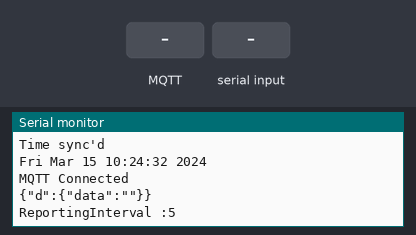
A sketch run on a simulated ESP8266 (NodeMCU). Shown: the last lines printed to the serial monitor. The inputs (shaded band) are chosen by the test bench. WiFi joins after 1.5 s; servers stay silent unless stated; the local clock reads 2024-03-15 10:24:30 at power-on unless the sketch sets it; no MQTT or app messages arrive unless stated.

Above: at 3.7 s.
3.8 s: MQTT message ">" arrives on the first subscribed topic
At 5.1 s:
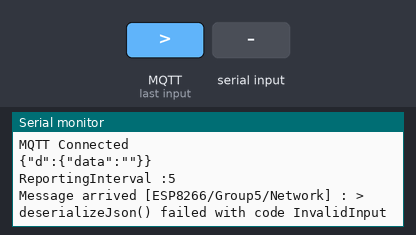
6.0 s: ">" received over Serial
9.0 s: MQTT message "5" arrives on the first subscribed topic
At 10.3 s:
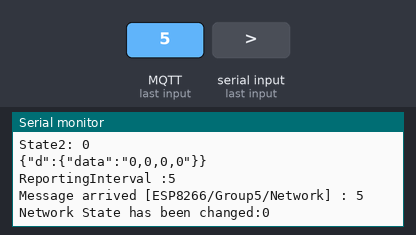
11.0 s: MQTT message ">" arrives on the second subscribed topic
At 12.4 s:
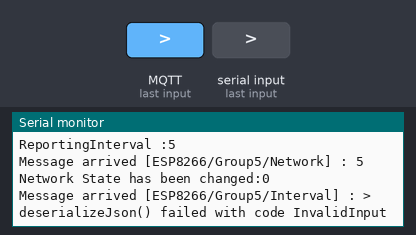
14.0 s: MQTT message "5" arrives on the second subscribed topic
At 15.4 s:
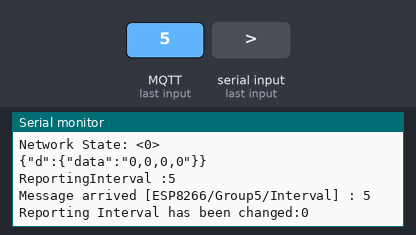

Measured:
- after the input at 3.8 s, the serial monitor: prints a new line after 0.76 s (image 1)
- after the input at 9.0 s, the serial monitor: prints a new line after 0.56 s (image 2)
- after the input at 11.0 s, the serial monitor: prints a new line after 0.56 s (image 3)
- after the input at 14.0 s, the serial monitor: prints a new line after 0.57 s (image 4)

The sketch:

gateway.ino
```cpp
#include <ESP8266WiFi.h>
#include <ArduinoJson.h>
#include <PubSubClient.h>
#include <time.h>

// --------------------------------------------------------------------------------------------
//        UPDATE CONFIGURATION TO MATCH YOUR ENVIRONMENT
// --------------------------------------------------------------------------------------------

// MQTT connection details
#define MQTT_HOST "test.mosquitto.org"
#define MQTT_PORT 1883
#define MQTT_DEVICEID "d:hwu:esp8266:bb2043"
#define MQTT_USER "" // no need for authentication, for now
#define MQTT_TOKEN "" // no need for authentication, for now
#define MQTT_TOPIC "ESP8266/Group5/State"
#define MQTT_TOPIC_NETWORK "ESP8266/Group5/Network"
#define MQTT_TOPIC_INTERVAL "ESP8266/Group5/Interval"


// --------------------------------------------------------------------------------------------
//        UPDATE CONFIGURATION TO MATCH YOUR ENVIRONMENT
// --------------------------------------------------------------------------------------------

//Timezone info
#define TZ_OFFSET -1  //Hours timezone offset to GMT (without daylight saving time)
#define TZ_DST    60  //Minutes timezone offset for Daylight saving


// Add WiFi connection information
char ssid[] = "RALT_RIoT";  // your network SSID (name) RALT_RIoT  Baudouin's WiFi ELS-Students
char pass[] = "raltriot";  // your network password raltriot jesuisunrobot ELS Students

bool state;
int node;

//const char START_CHAR = '<';
//const char END_CHAR = '>';

// --------------------------------------------------------------------------------------------
//        SHOULD NOT NEED TO CHANGE ANYTHING BELOW THIS LINE
// --------------------------------------------------------------------------------------------

// variables to hold data
StaticJsonDocument<100> jsonDoc;
JsonObject payload = jsonDoc.to<JsonObject>();
JsonObject status = payload.createNestedObject("d");
StaticJsonDocument<100> jsonReceiveDoc;
JsonObject cmdData;
static char msg[50];

int32_t ReportingInterval = 5;  // Reporting Interval seconds
bool NetworkState = 1;  //Initial network state
bool NetworkState_tmp = 1;  //Temporary previous state of the network

String receivedString = ""; // a string to hold incoming data
bool stringComplete = false; // whether the string is complete

unsigned time1;
unsigned globaltime;

char mymsg;
String sendingMsg;

void serialEvent() {
  while (Serial.available()) {
    char inChar = (char)Serial.read();
    receivedString += inChar;
    if (inChar == '>') {
      stringComplete = true;
    }
  }
}

// MQTT objects
void callback(char* topic, byte* payload, unsigned int length);
WiFiClient wifiClient;
PubSubClient mqtt(MQTT_HOST, MQTT_PORT, callback, wifiClient);

void callback(char* topic, byte* payload, unsigned int length) {
  // handle message arrived
  Serial.print("Message arrived [");
  Serial.print(topic);
  Serial.print("] : ");

  payload[length] = 0; // ensure valid content is zero terminated so can treat as c-string
  Serial.println((char *)payload);
  DeserializationError err = deserializeJson(jsonReceiveDoc, (char *)payload);
  if (err) {
    Serial.print(F("deserializeJson() failed with code "));
    Serial.println(err.c_str());
  } else {
    cmdData = jsonReceiveDoc.as<JsonObject>();
    if (0 == strcmp(topic, MQTT_TOPIC_NETWORK)) {
      //valid message received
      NetworkState = cmdData["Network"].as<bool>(); //Get the network state value received as JSON object
      Serial.print("Network State has been changed:");
      Serial.println(NetworkState);
      jsonReceiveDoc.clear();
    }

    else if (0 == strcmp(topic, MQTT_TOPIC_INTERVAL)) {
      //valid message received
      ReportingInterval = cmdData["Interval"].as<int32_t>(); //Get the reporting interval value received as JSON object
      Serial.print("Reporting Interval has been changed:");
      Serial.println(ReportingInterval);
      jsonReceiveDoc.clear();
    }
    else {
      Serial.println("Unknown command received");
    }
  }
}

void setup() {
  // put your setup code here, to run once:
  // Start serial console
  Serial.begin(115200);
  Serial.setTimeout(2000);
  while (!Serial) { }
  Serial.println();
  Serial.println("ESP8266 Sensor Application");

  // Start WiFi connection
  WiFi.mode(WIFI_STA);
  WiFi.begin(ssid, pass);
  while (WiFi.status() != WL_CONNECTED) {
    delay(500);
    Serial.print(".");
  }
  Serial.println("");
  Serial.println("WiFi Connected");

  // Set time from NTP servers
  configTime(TZ_OFFSET * 3600, TZ_DST * 60, "1.pool.ntp.org", "0.pool.ntp.org");
  Serial.println("\nWaiting for time");
  unsigned timeout = 5000;
  unsigned start = millis();
  while (millis() - start < timeout) {
      time_t now = time(nullptr);
      if (now > (2018 - 1970) * 365 * 24 * 3600) {
          break;
      }
      delay(100);
  }
  delay(1000); // Wait for time to fully sync
  Serial.println("Time sync'd");

  time_t now = time(nullptr);
  globaltime = time(nullptr);
  time1 = millis();
  Serial.println(ctime(&now));

  // Connect to MQTT broker
  if (mqtt.connect(MQTT_DEVICEID, MQTT_USER, MQTT_TOKEN)) {
    Serial.println("MQTT Connected");
    mqtt.subscribe(MQTT_TOPIC_NETWORK);
    mqtt.subscribe(MQTT_TOPIC_INTERVAL);

  } else {
    Serial.println("MQTT Failed to connect!");
    ESP.reset();
  }

}

void loop() {
  mqtt.loop();
    while (!mqtt.connected()) {
      Serial.print("Attempting MQTT connection...");
      // Attempt to connect
      if (mqtt.connect(MQTT_DEVICEID, MQTT_USER, MQTT_TOKEN)) {
        Serial.println("MQTT Connected");
        mqtt.subscribe(MQTT_TOPIC_NETWORK);
        mqtt.subscribe(MQTT_TOPIC_INTERVAL);
        mqtt.loop();
      } else {
        Serial.println("MQTT Failed to connect!");
        delay(5000);
      }
    }

    //Read data sent over serial communication for MQTT protocol
    if (stringComplete) {
      // split the receivedString at commas and convert to integers
      int index1 = receivedString.indexOf(','); //get 1st index of the data
      int node1 = receivedString.substring(1, index1).toInt(); //get node1 ID and convert to integer
      int index2 = receivedString.indexOf(',', index1 + 1); //get index of 2nd value of array
      int state1 = receivedString.substring(index1 + 1, index2).toInt(); //get state1 and convert to integer
      index1 = receivedString.indexOf(',', index2 + 1); //get the next data index
      int node2 = receivedString.substring(index2 + 1, index1).toInt(); // get node2 ID and convert to integer
      int state2 = receivedString.substring(index1 + 1, receivedString.length() - 1).toInt(); //get state2 and convert to integer

      // print the values
      Serial.print("Node1: ");
      Serial.println(node1);
      Serial.print("State1: ");
      Serial.println(state1);
      Serial.print("Node2: ");
      Serial.println(node2);
      Serial.print("State2: ");
      Serial.println(state2);
      int myArray[4] = {node1, state1, node2, state2}; //Array containing all data to be sent
      sendingMsg="";
      for(int i = 0; i<sizeof(myArray)/sizeof(myArray[0]);i++){
        sendingMsg+=String(myArray[i]); //Convert integer values into String
        if(i<sizeof(myArray)/sizeof(myArray[0])-1){
          sendingMsg += ",";
        }
      }
      receivedString = "";
      stringComplete = false;
    }

    if(NetworkState != NetworkState_tmp){ //Check is network state has changed
      Serial.print("Network State: ");
      Serial.print("<");
      Serial.print(NetworkState); //Write on Serial communication the <network state>
      Serial.println(">");
      NetworkState_tmp = NetworkState; //Update temporary network state value
    }

    time_t now = time(nullptr);

    // Print Message to console in JSON format
    status["data"] = sendingMsg;
    serializeJson(jsonDoc, msg, 50);
    Serial.println(msg);

    if (!mqtt.publish(MQTT_TOPIC, msg)) {
      Serial.println("MQTT Publish failed");
    }

  Serial.print("ReportingInterval :");
  Serial.print(ReportingInterval);
  Serial.println();
  for (int i = 0; i < ReportingInterval; i++) {
    mqtt.loop();
    delay(1000);
  }
}
```
